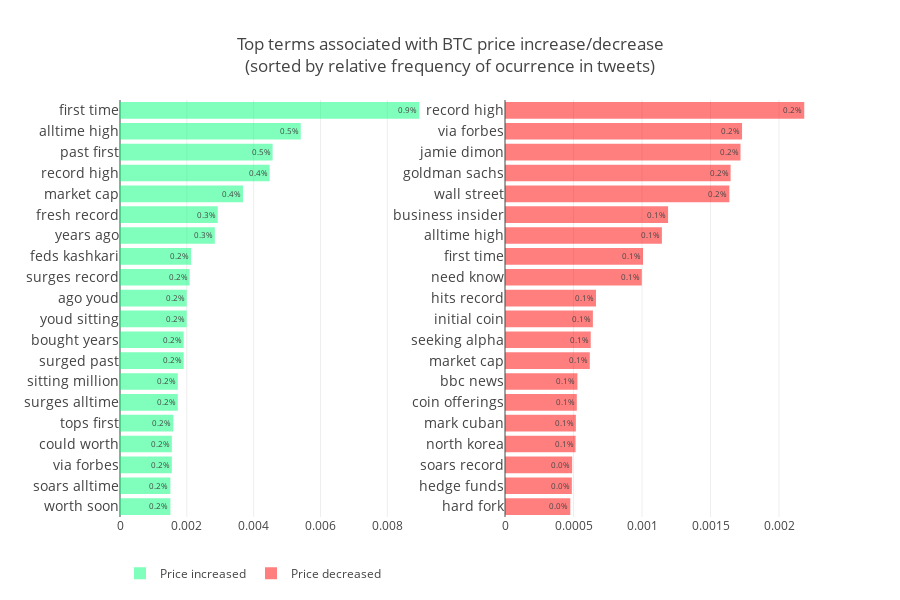

This figure's notebook cell:
### Code cell
df1 = up_bigrams[:20].sort_values("frequency",ascending=True)
df2 = down_bigrams[:20].sort_values("frequency",ascending=True)
x = "frequency"
y = "token"
text = x

trace1 = go.Bar(
            x=df1[x],
            y=df1[y],
            text= (df1[text]*100).round(1).astype("str")+"%",
            textposition = 'inside',
            marker=dict(
                color='rgba(0,255,120,0.5)',
            ),
            orientation = 'h',
            name = "Price increased"
        )
trace2 = go.Bar(
            x=df2[x],
            y=df2[y],
            text=(df2[text]*100).round(1).astype("str")+"%",
            textposition = 'inside',
            marker=dict(
                color='rgba(255,0,0,0.5)',
            ),
            orientation = 'h',
            name = "Price decreased"
        )

fig = tools.make_subplots(rows=1, cols=2)

fig.append_trace(trace1, 1, 1)
fig.append_trace(trace2, 1, 2)

fig['layout'].update(height=600, width=900, title='Top terms associated with BTC price increase/decrease\
<br>(sorted by relative frequency of ocurrence in tweets)',
                     legend=dict(orientation="h"),margin=dict(l=120))
fig['layout']["yaxis1"].update(tickfont=dict(size=14))
fig['layout']["yaxis2"].update(tickfont=dict(size=14))

iplot(fig, filename='simple-subplot')

### Figure 1 — Plotly figure (JSON) as saved in the notebook; plotly's stock layout.template omitted (floating-point values rounded to 4 significant figures)
{"data": [{"marker": {"color": "rgba(0,255,120,0.5)"}, "name": "Price increased", "orientation": "h", "text": ["0.2%", "0.2%", "0.2%", "0.2%", "0.2%", "0.2%", "0.2%", "0.2%", "0.2%", "0.2%", "0.2%", "0.2%", "0.2%", "0.3%", "0.3%", "0.4%", "0.4%", "0.5%", "0.5%", "0.9%"], "textposition": "inside", "type": "bar", "x": [0.001507, 0.001507, 0.001552, 0.001552, 0.001596, 0.001729, 0.001729, 0.001906, 0.001906, 0.001995, 0.001995, 0.002084, 0.002128, 0.002837, 0.002926, 0.00368, 0.004478, 0.004566, 0.005409, 0.008955], "xaxis": "x1", "y": ["worth soon", "soars alltime", "via forbes", "could worth", "tops first", "surges alltime", "sitting million", "surged past", "bought years", "youd sitting", "ago youd", "surges record", "feds kashkari", "years ago", "fresh record", "market cap", "record high", "past first", "alltime high", "first time"], "yaxis": "y1"}, {"marker": {"color": "rgba(255,0,0,0.5)"}, "name": "Price decreased", "orientation": "h", "text": ["0.0%", "0.0%", "0.0%", "0.1%", "0.1%", "0.1%", "0.1%", "0.1%", "0.1%", "0.1%", "0.1%", "0.1%", "0.1%", "0.1%", "0.1%", "0.2%", "0.2%", "0.2%", "0.2%", "0.2%"], "textposition": "inside", "type": "bar", "x": [0.0004765, 0.0004878, 0.0004901, 0.0005149, 0.0005172, 0.000524, 0.0005285, 0.0006188, 0.0006256, 0.0006414, 0.000664, 0.0009983, 0.001007, 0.001145, 0.00119, 0.001637, 0.001646, 0.001719, 0.00173, 0.002184], "xaxis": "x2", "y": ["hard fork", "hedge funds", "soars record", "north korea", "mark cuban", "coin offerings", "bbc news", "market cap", "seeking alpha", "initial coin", "hits record", "need know", "first time", "alltime high", "business insider", "wall street", "goldman sachs", "jamie dimon", "via forbes", "record high"], "yaxis": "y2"}], "layout": {"height": 600, "legend": {"orientation": "h"}, "margin": {"l": 120}, "title": "Top terms associated with BTC price increase/decrease<br>(sorted by relative frequency of ocurrence in tweets)", "width": 900, "xaxis1": {"anchor": "y1", "domain": [0, 0.45]}, "xaxis2": {"anchor": "y2", "domain": [0.55, 1]}, "yaxis1": {"anchor": "x1", "domain": [0, 1], "tickfont": {"size": 14}}, "yaxis2": {"anchor": "x2", "domain": [0, 1], "tickfont": {"size": 14}}}}
